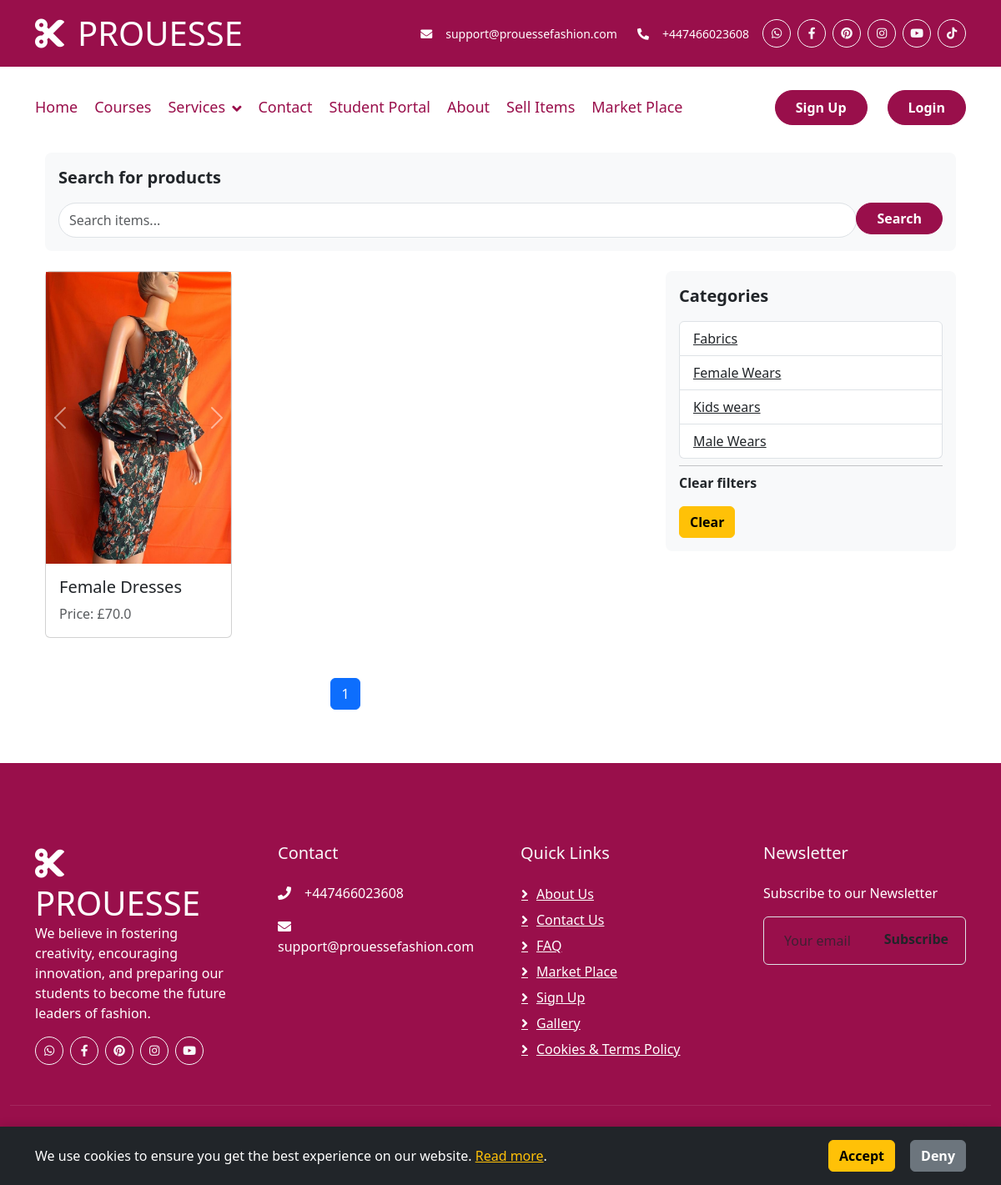
The page /item/ on the database its author committed.
### item/models.py (models this page shows, shortened)
class ItemImage(models.Model):
    item = models.ForeignKey(Item, related_name='images', on_delete=models.CASCADE)
    image = models.ImageField(upload_to='uploads/item/', blank=True, null=True)

class Item(models.Model):
    category = models.ForeignKey('Category', related_name='items', on_delete=models.CASCADE, default=1)
    name = models.CharField(max_length=255)
    description = models.TextField(default="", blank=True, null=True)
    price = models.FloatField(default=0)
    is_sold = models.BooleanField(default=False)
    created_at = models.DateTimeField(auto_now_add=True)
    created_by = models.ForeignKey(
        get_user_model(),
        related_name='items',
        on_delete=models.CASCADE,
        null=True,
        blank=True,
    )
    is_sale = models.BooleanField(default=False)
    sale_price = models.FloatField(default=0)

class Category(models.Model):
    name = models.CharField(max_length=255)
    class Meta:
        ordering = ('name',)
        verbose_name_plural = 'Categories'

### item/views.py (the view)
# urls.py: path('', views.items, name='items'),
def items(request):
    query = request.GET.get('query', '')
    category_id = request.GET.get('category', 0)
    categories = Category.objects.all()
    items = Item.objects.filter(is_sold=False).order_by('-created_at')
    if category_id:
        items = items.filter(category_id=category_id)
    if query:
        items = items.filter(Q(name__icontains=query) | Q(description__icontains=query))
    if not items.exists():
        return render(request, 'item/items_not_found.html', {
            'query': query,
            'categories': categories,
            'category_id': int(category_id)
        })
    paginator = Paginator(items, 18)  # Adjusted to 18 items per page
    page_number = request.GET.get('page')
    page_obj = paginator.get_page(page_number)
    return render(request, 'item/items.html', {
        'items': page_obj,
        'query': query,
        'categories': categories,
        'category_id': int(category_id)
    })

### item/templates/item/items.html (shortened to what this page needs)
{% extends 'core/base.html' %}
{% block content %}
<div class="container mt-4">
    <div class="row">
        <div class="col-md-12 mb-4">
            <div class="bg-light p-3 rounded-lg">
                <h3 class="text-xl font-bold mb-3">Search for products</h3>
                <form>
                    <div class="input-group">
                        <input name="query" class="form-control rounded-pill py-2" type="text" value="{{ query }}" placeholder="Search items...">
                        <div class="input-group-append">
                            <button class="btn btn-primary rounded-pill px-4" type="submit">Search</button>
                        </div>
                    </div>
                </form>
            </div>
        </div>
        <div class="col-md-8">
            <div class="row">
                {% for item in items %}
                <div class="col-md-6 col-lg-4 mb-4">
                    <div class="card h-100 position-relative">
                        <a href="{% url 'item:detail' item.id %}" class="text-decoration-none text-dark">
                            <div id="carouselExampleControls-{{ item.id }}" class="carousel slide">
                                <div class="carousel-inner">
                                    {% for image in item.images.all %}
                                        <div class="carousel-item{% if forloop.first %} active{% endif %}">
                                            <img src="{{ image.image.url }}" class="d-block w-100 img-fluid" style="height: 350px; object-fit: cover;" alt="...">
                                        </div>
                                    {% endfor %}
                                </div>
                                <button class="carousel-control-prev" type="button" data-bs-target="#carouselExampleControls-{{ item.id }}" data-bs-slide="prev">
                                    <span class="carousel-control-prev-icon" aria-hidden="true"></span>
                                </button>
                                <button class="carousel-control-next" type="button" data-bs-target="#carouselExampleControls-{{ item.id }}" data-bs-slide="next">
                                    <span class="carousel-control-next-icon" aria-hidden="true"></span>
                                </button>
                            </div>
                            <div class="card-body">
                                <h2 class="card-title h5">{{ item.name }}</h2>
                                <p class="card-text text-muted">
                                    {% if item.is_sale %}
                                        <span class="text-decoration-line-through">Price: £{{ item.price }}</span>
                                        <span class="text-danger">Sale Price: £{{ item.sale_price }}</span>
                                    {% else %}
                                        Price: £{{ item.price }}
                                    {% endif %}
                                </p>
                            </div>
                        </a>
                    </div>
                </div>
                {% endfor %}
            </div>
            <nav aria-label="Page navigation">
                <ul class="pagination justify-content-center mt-4">
                    {% for num in items.paginator.page_range %}
                        {% if items.number == num %}
                            <li class="page-item active" aria-current="page">
                                <span class="page-link">{{ num }} <span class="sr-only">(current)</span></span>
                            </li>
                        {% else %}
                            <li class="page-item">
                                <a class="page-link" href="?page={{ num }}{% if query %}&query={{ query }}{% endif %}{% if category_id %}&category={{ category_id }}{% endif %}">{{ num }}</a>
                            </li>
                        {% endif %}
                    {% endfor %}
                </ul>
            </nav>
        </div>
        <div class="col-md-4">
            <div class="bg-light p-3 rounded-lg">
                <h3 class="text-xl font-bold mb-3">Categories</h3>
                <ul class="list-group text-decoration-none mb-2">
                    {% for category in categories %}
                        <li class="list-group-item{% if category.id == category_id %} active{% endif %}">
                            <a href="{% url 'item:items' %}?query={{ query }}&category={{ category.id }}" class="text-dark category-link">
                                {% if category.id == category_id %}
                                    <strong>{{ category.name }}</strong>
                                {% else %}
                                    {{ category.name }}
                                {% endif %}
                            </a>
                        </li>
                    {% endfor %}
                </ul>
                <hr class="my-2">
                <p class="font-semibold">Clear filters</p>
                <a href="{% url 'item:items' %}" class="btn btn-warning">Clear</a>
            </div>
        </div>
    </div>
</div>
{% endblock %}

### static/css/style.css (style rules this page uses)
.btn { font-weight: 600; transition: .5s; }
.btn.btn-primary { background-color: #990f4b !important; border-color: #990f4b !important; }

### rows shown on the page
Item: name "Female Dresses", price "70.0"
ItemImage: image (picture)
Category: name "Fabrics"
Category: name "Female Wears"
Category: name "Kids wears"
Category: name "Male Wears"

### other values the page prints
{{ num }} "1"
